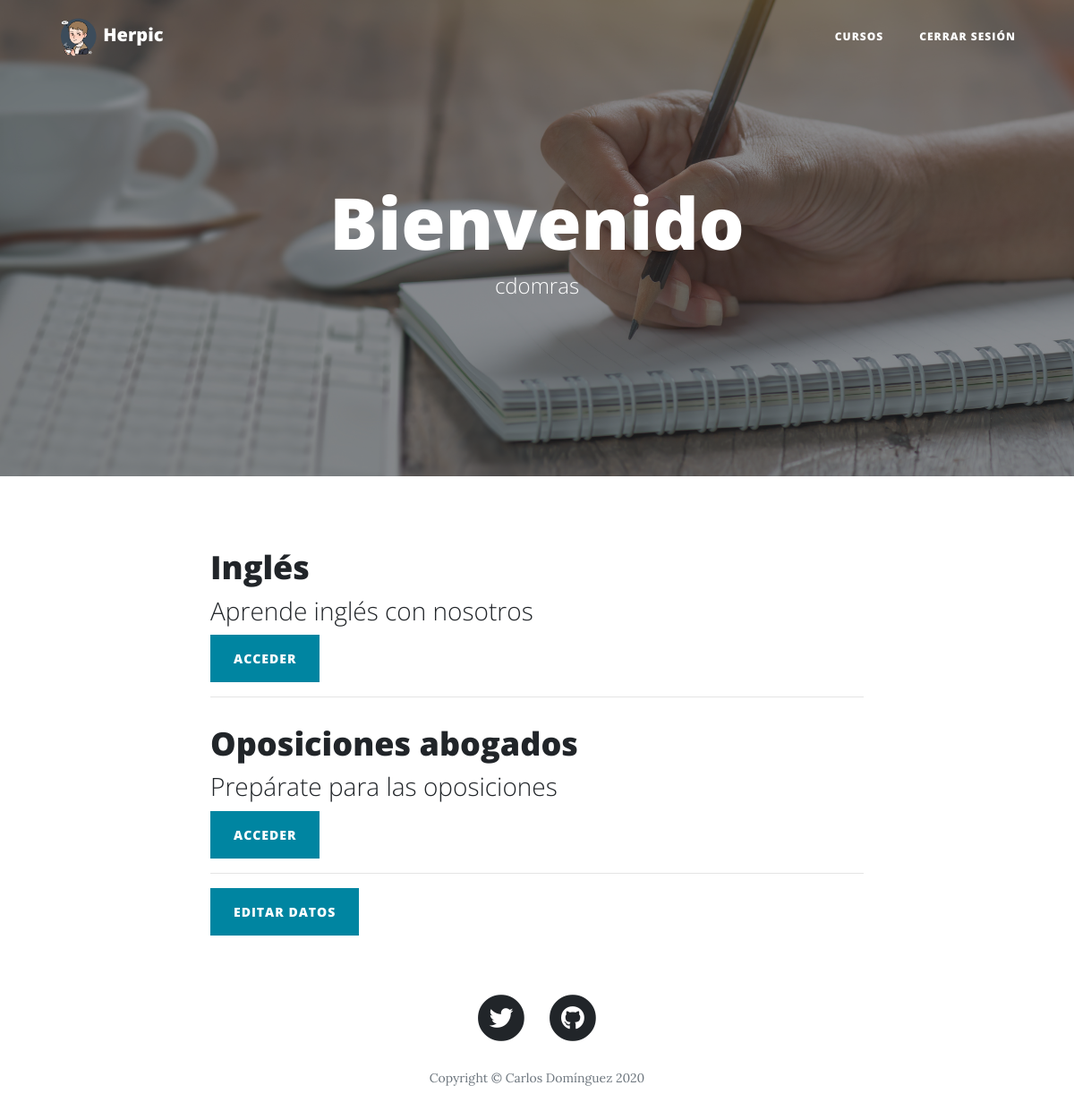
Screenshot of /alumnos/alumno.php (signed in) with the database file from the repository.
### tables this page shows
CREATE TABLE `cursos` (
  `id` int(11) NOT NULL,
  `nombre` varchar(50) NOT NULL,
  `descripcion` varchar(255) NOT NULL
);

### alumnos/alumno.php (the view, shortened to what this page needs)
<?php session_start();
  $usu = $_SESSION['usuario'];
?>
<!DOCTYPE html>
<html lang="en">
<head>
  <link href="../vendor/bootstrap/css/bootstrap.min.css" rel="stylesheet">
  <link href="../vendor/fontawesome-free/css/all.min.css" rel="stylesheet" type="text/css">
  <link href="../css/clean-blog.min.css" rel="stylesheet">
</head>
<body>
  <nav class="navbar navbar-expand-lg navbar-light fixed-top" id="mainNav">
    <div class="container">
      <a class="navbar-brand"><img src="../img/logo.png" height="45" width="45"> Herpic</a>
      <div class="collapse navbar-collapse" id="navbarResponsive">
        <ul class="navbar-nav ml-auto">
          <li class="nav-item">
            <a class="nav-link" href="cursos.php">Cursos</a>
          </li>
          <li class="nav-item">
            <a class="nav-link" href="../logout.php">CERRAR SESIÓN</a>
          </li>
        </ul>
      </div>
    </div>
  </nav>
  <header class="masthead" style="background-image: url('../img/alumno.jpg')">
    <div class="overlay"></div>
    <div class="container">
      <div class="row">
        <div class="col-lg-8 col-md-10 mx-auto">
          <div class="site-heading">
            <h1>Bienvenido</h1>
            <span class="subheading">
            <?php
              echo $usu;
            ?>
            </span>
          </div>
        </div>
      </div>
    </div>
  </header>
  <?php
    $conn = mysqli_connect('localhost', 'root', '1234', 'herpic');
    $consultaalumno = mysqli_query($conn, "SELECT id FROM alumnos WHERE usuario='$usu'");
    $idalumno = mysqli_fetch_array($consultaalumno);
    $consultacurso = mysqli_query($conn, "SELECT idcurso FROM alumnos_cursos WHERE idalumno='$idalumno[id]'");
  ?>
  <div class="container">
    <div class="row">
      <div class="col-lg-8 col-md-10 mx-auto">
      <?php
      while ($idcurso = mysqli_fetch_array($consultacurso)){
      $mostar_cursos_matriculados = mysqli_query($conn, "SELECT nombre, descripcion FROM cursos WHERE id='$idcurso[idcurso]'") or die("No estás matriculado en ningún curso");
        while ($reg = mysqli_fetch_array($mostar_cursos_matriculados)){
      ?>
      <div class="post-preview">
          <a>
            <h2 class="post-title">
              <?php
                echo $reg['nombre'];
              ?>
            </h2>
            <h3 class="post-subtitle">
              <?php
                echo $reg['descripcion'];
              ?>
            </h3>
          </a>
          <form action="" method="POST">
              <div class="form-group">
                <button type="submit" class="btn btn-primary" id="sendMessageButton" name="matricular" value="<?php echo $id_curso_no ?>">Acceder</button>
              </div>
            </form>
        </div>
        <hr>
      <?php
      }
    }
      ?>
      <form action="editalumno.php" method="POST">
          <div class="form-group">
            <button type="submit" class="btn btn-primary" id="sendMessageButton" name="matricular" value="<?php echo $id_curso_no ?>">Editar datos</button>
        </div>
      </form>
  <footer>
    <div class="container">
      <div class="row">
        <div class="col-lg-8 col-md-10 mx-auto">
          <ul class="list-inline text-center">
            <li class="list-inline-item">
              <a href="https://twitter.com/Herpico">
                <span class="fa-stack fa-lg">
                  <i class="fas fa-circle fa-stack-2x"></i>
                  <i class="fab fa-twitter fa-stack-1x fa-inverse"></i>
                </span>
              </a>
            </li>
            <li class="list-inline-item">
              <a href="https://github.com/Carlos-DR/ProyectoPASIR">
                <span class="fa-stack fa-lg">
                  <i class="fas fa-circle fa-stack-2x"></i>
                  <i class="fab fa-github fa-stack-1x fa-inverse"></i>
                </span>
              </a>
            </li>
          </ul>
          <p class="copyright text-muted">Copyright &copy; Carlos Domínguez 2020</p>
        </div>
      </div>
    </div>
  </footer>
</body>
</html>

### rows the page displays
cursos: nombre "Inglés", descripcion "Aprende inglés con nosotros"
cursos: nombre "Oposiciones abogados", descripcion "Prepárate para las oposiciones"

### other values shown
$usu "cdomras"
